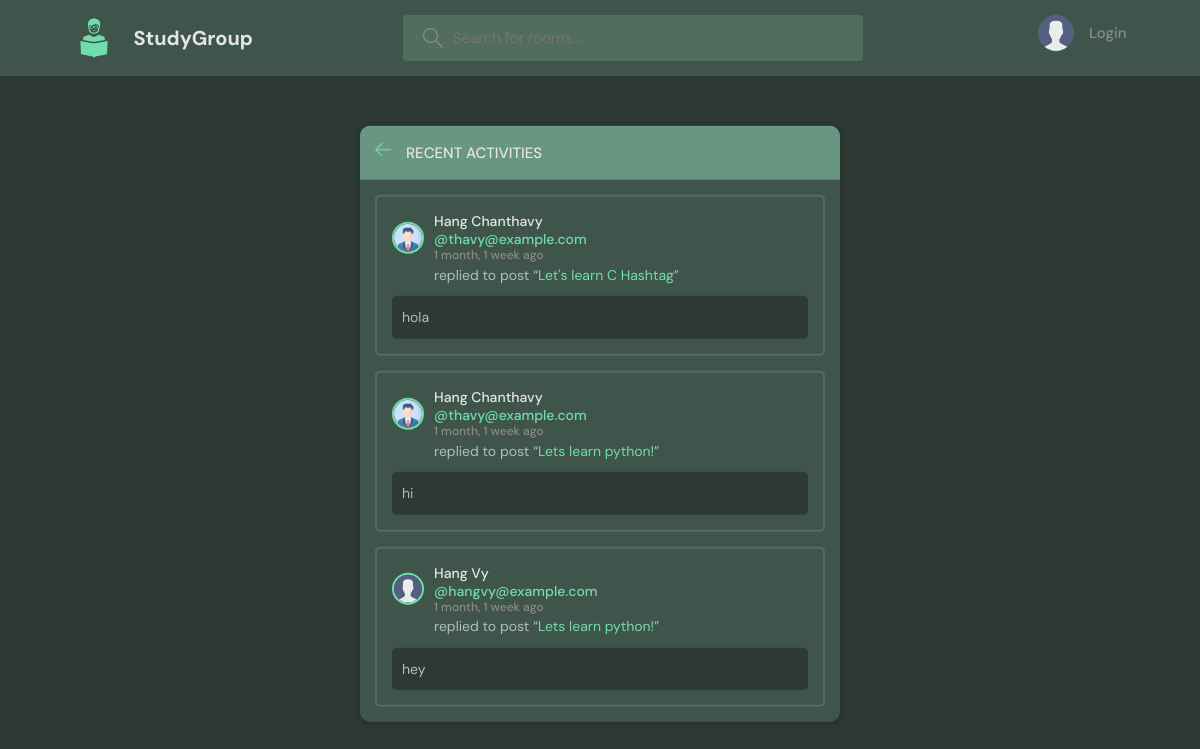
/activity/, run on an earlier commit of the app's database.
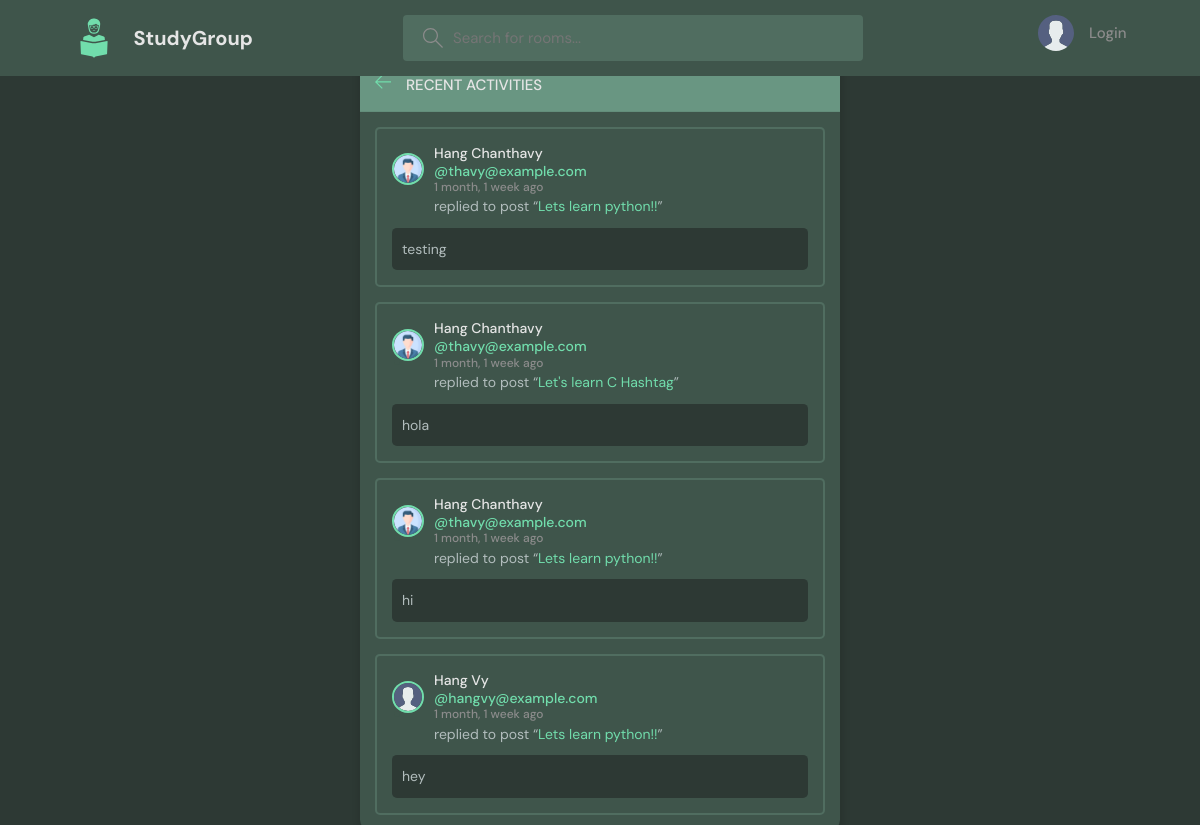
And on a later commit of the database.
### base/models.py (models this page shows, shortened)
class Message(models.Model):
    user = models.ForeignKey(User, on_delete=models.SET_NULL, null=True)
    room = models.ForeignKey(Room, on_delete=models.CASCADE)
    body = models.TextField()
    updated = models.DateTimeField(auto_now=True)
    created = models.DateTimeField(auto_now_add=True)
    class Meta:
        ordering = ['-updated', '-created']

class User(AbstractUser):
    name = models.CharField(max_length=200, null=True)
    email = models.EmailField(unique=True, null=True)
    bio = models.TextField(null=True)
    avatar = models.ImageField(null=True, default="avatar.svg")
    USERNAME_FIELD = 'email'
    REQUIRED_FIELDS = []

class Room(models.Model):
    host = models.ForeignKey(User, on_delete=models.SET_NULL, null=True)
    topic = models.ForeignKey(Topic, on_delete=models.SET_NULL, null=True)
    name = models.CharField(max_length=200)
    description = models.TextField(null=True, blank=True)
    participants = models.ManyToManyField(User, related_name='participants', blank=True)
    updated = models.DateTimeField(auto_now=True)
    created = models.DateTimeField(auto_now_add=True)
    def __str__(self):
        return self.name
    class Meta:
        ordering = ['-updated', '-created']

### base/views.py (the view)
# urls.py: path('activity/', views.activity_page, name="activity"),
def activity_page(request):
    room_messages = Message.objects.all()
    return render(request, 'base/activity.html', {'room_messages': room_messages})

### base/templates/base/activity.html (shortened to what this page needs)
{% extends 'main.html' %}
{% block content %}
<main class="layout">
  <div class="container">
    <div class="layout__box">
      <div class="layout__boxHeader">
        <div class="layout__boxTitle">
          <a href="{% url 'home' %}">
            <svg version="1.1" xmlns="http://www.w3.org/2000/svg" width="32" height="32" viewBox="0 0 32 32">
              <title>arrow-left</title>
              <path
                d="M13.723 2.286l-13.723 13.714 13.719 13.714 1.616-1.611-10.96-10.96h27.625v-2.286h-27.625l10.965-10.965-1.616-1.607z"
              ></path>
            </svg>
          </a>
          <h3>Recent Activities</h3>
        </div>
      </div>
      {% for msg in room_messages %}
    <div class="activities__box">
      <div class="activities__boxHeader roomListRoom__header">
        <a href="{% url 'user-profile' msg.user.id %}" class="roomListRoom__author">
          <div class="avatar avatar--small">
            <img src="{{msg.user.avatar.url}}" />
          </div>
          <p>
            <span class="user__name">{{msg.user.name}}</span>
            @{{msg.user}}
            <span>{{msg.created|timesince}} ago</span>
          </p>
        </a>
      </div>
      <div class="activities__boxContent">
        <p>
          replied to post “<a href="{% url 'room' msg.room.id %}">{{msg.room}}</a
          >”
        </p>
        <div class="activities__boxRoomContent">
          {{msg.body}}
        </div>
      </div>
    </div>
    {% endfor %}
    </div>
  </div>
</main>
{% endblock content %}

What changed in the data, as far as the page shows it:
added Message: user.avatar (placeholder picture), user.name "Hang Chanthavy", user "thavy@example.com", created "1 month, 1 week", room "Lets learn python!!", body "testing"
changed through a linked row, Message "hi": room "Lets learn python!" → "Lets learn python!!"
changed through a linked row, Message "hey": room "Lets learn python!" → "Lets learn python!!"
